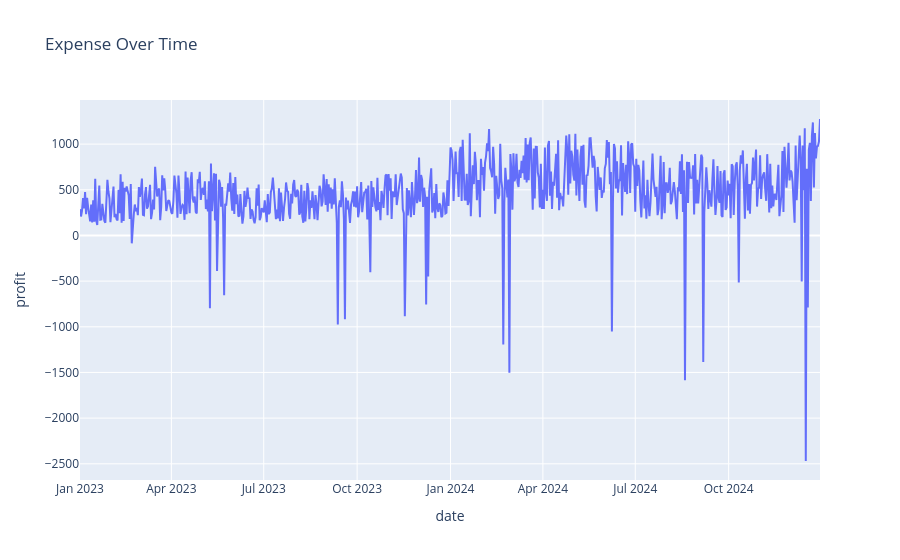

This figure's notebook cell:
### Code cell
px.line(df, x="date", y="profit", title="Expense Over Time")

### Figure 1 — Plotly figure (JSON) as saved in the notebook; plotly's stock layout.template omitted (floating-point values rounded to 4 significant figures; data arrays with more than 128 entries replaced by an {"elided": "..."} marker saying what was removed)
{"data": [{"hovertemplate": "date=%{x}<br>profit=%{y}<extra></extra>", "legendgroup": "", "line": {"color": "#636efa", "dash": "solid"}, "marker": {"symbol": "circle"}, "mode": "lines", "name": "", "orientation": "v", "showlegend": false, "type": "scatter", "x": {"elided": "730 str values"}, "xaxis": "x", "y": {"elided": "730 float values"}, "yaxis": "y"}], "layout": {"legend": {"tracegroupgap": 0}, "title": {"text": "Expense Over Time"}, "xaxis": {"anchor": "y", "domain": [0, 1], "title": {"text": "date"}}, "yaxis": {"anchor": "x", "domain": [0, 1], "title": {"text": "profit"}}}}
